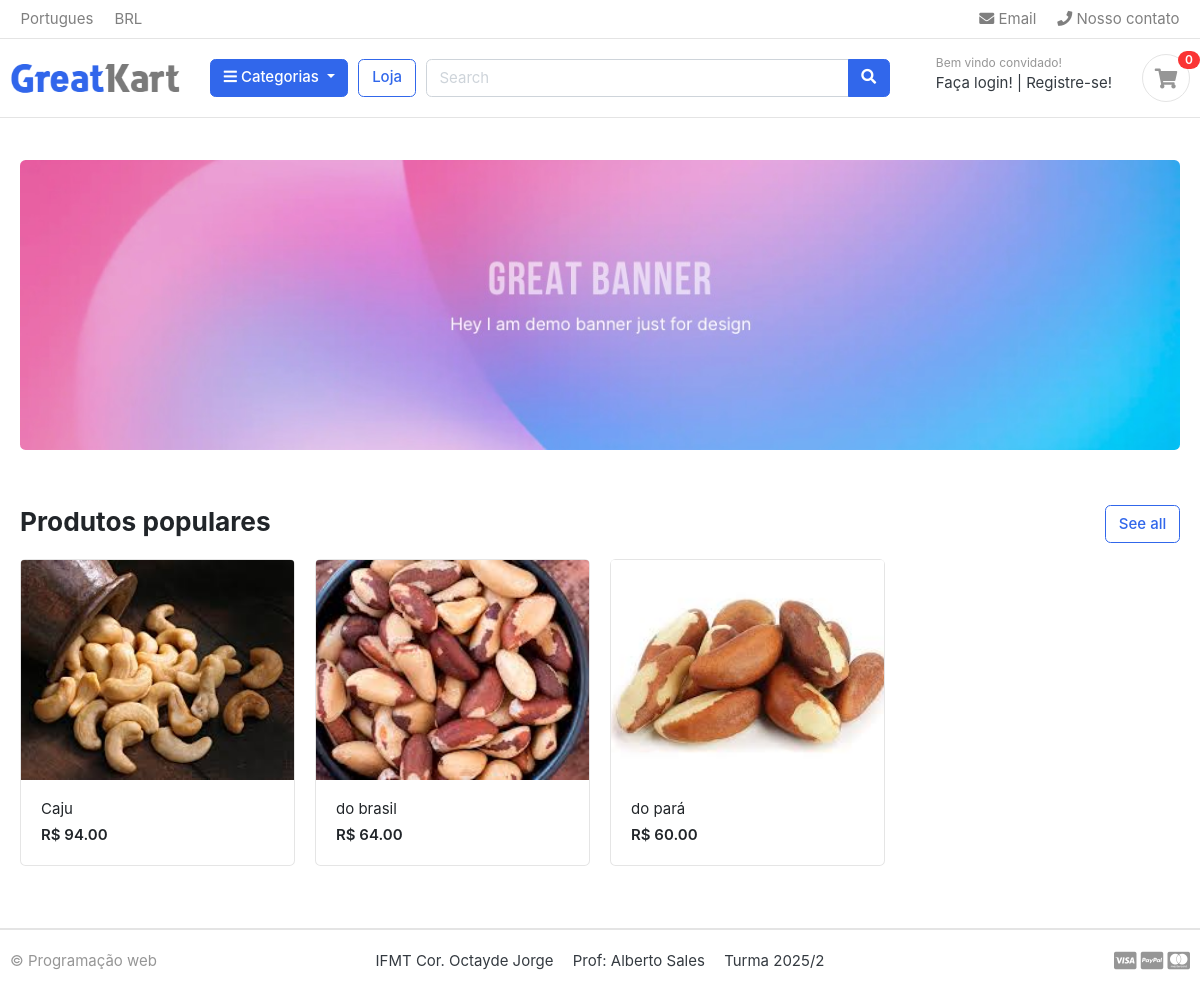
Page /loja/castanha/ on the committed database.
### produtos/models.py (models this page shows)
class Produto(models.Model):
    categoria = models.ForeignKey(Categoria, on_delete=models.CASCADE)
    produto_nome = models.CharField(max_length=200, unique= True)
    slug = models.SlugField(max_length=200, unique=True)
    descricao = models.TextField(max_length=300,blank=True)
    preco = models.DecimalField(max_digits=12, decimal_places=2)
    imagem = models.ImageField(upload_to='fotos/produtos',blank=True)
    estoque = models.IntegerField()
    esta_disponivel = models.BooleanField(default=True)
    data_criacao = models.DateTimeField(auto_now=True)
    data_alteracao = models.DateTimeField(auto_now_add=True)
    def get_url(self):
        return reverse('detalhes_do_produto',args=[self.categoria.slug,self.slug])

### loja/views.py (the view)
# urls.py: path('',views.visualizarLoja,name='home'),
def visualizarLoja(request, categoria_slug = None):
    if categoria_slug!=None:
        cat = get_object_or_404(Categoria, slug = categoria_slug)
        produtos = Produto.objects.all().filter(categoria = cat, esta_disponivel = True)
    else :
        produtos = Produto.objects.all().filter(esta_disponivel = True)
    contexto = {
        'produtos' : produtos,
    }
    return render (request,'index.html',contexto)

### categoria/models.py (called while the page is built)
    def get_url(self):
        return reverse('produtos_por_categoria', args=[self.slug])

### categoria/processador_contexto.py (called while the page is built)
def listarCategorias(request):
    display = Categoria.objects.all()
    return dict(cats=display)

### ecom/templates/index.html
{% extends 'base.html' %}{% load static%} {% block content %}
<section class="section-intro padding-y-sm">
  <div class="container">
    <div class="intro-banner-wrap">
      <img
        src="{% static 'images/banners/1.jpg' %}"
        class="img-fluid rounded"
      />
    </div>
  </div>
</section>
<section class="section-name padding-y-sm">
  <div class="container">
    <header class="section-heading">
      <a href="./store.html" class="btn btn-outline-primary float-right"
        >See all</a
      >
      <h3 class="section-title">Produtos populares</h3>
    </header>
    <div class="row">
      {% for produto in produtos %}
      <div class="col-md-3">
        <div class="card card-product-grid">
          <a href="{{produto.get_url}}" class="img-wrap">
            <img src=" {{produto.imagem.url}} " />
          </a>
          <figcaption class="info-wrap">
            <a href="{{produto.get_url}}" class="title">
              {{produto.produto_nome}}
            </a>
            <div class="price mt-1">R$ {{produto.preco}}</div>
          </figcaption>
        </div>
      </div>
      {% endfor %}
    </div>
  </div>
</section>
{% endblock %}

### ecom/static/css/ui.css (style rules this page uses)
html { font-family: "Inter", sans-serif; font-size: 15px; }
.img-wrap { text-align: center; display: block; }
.img-wrap img { max-width: 100%; }
.padding-y-sm { padding-top: 20px; padding-bottom: 20px; }
.section-heading { margin-bottom: 20px; margin-top: 15px; }
.section-title { color: #212529; }
[class*=card-product] a.title { color: #212529; display: block; }
[class*=card-product] .img-wrap { overflow: hidden; position: relative; }
[class*=card-product] .img-wrap img { height: 100%; max-width: 100%; width: auto; display: inline-block; -o-object-fit: cover; object-fit: cover; }
.card-product-grid { margin-bottom: 20px; }
.card-product-grid .img-wrap { border-radius: 0.2rem 0.2rem 0 0; height: 220px; }
.card-product-grid .info-wrap { overflow: hidden; padding: 18px 20px; }
.card .img-wrap { overflow: hidden; }
.price { font-weight: 600; color: #212529; }

### rows in the picture
Produto: imagem (picture), produto_nome "Caju", preco "94.00"
Produto: imagem (picture), produto_nome "do brasil", preco "64.00"
Produto: imagem (picture), produto_nome "do pará", preco "60.00"
